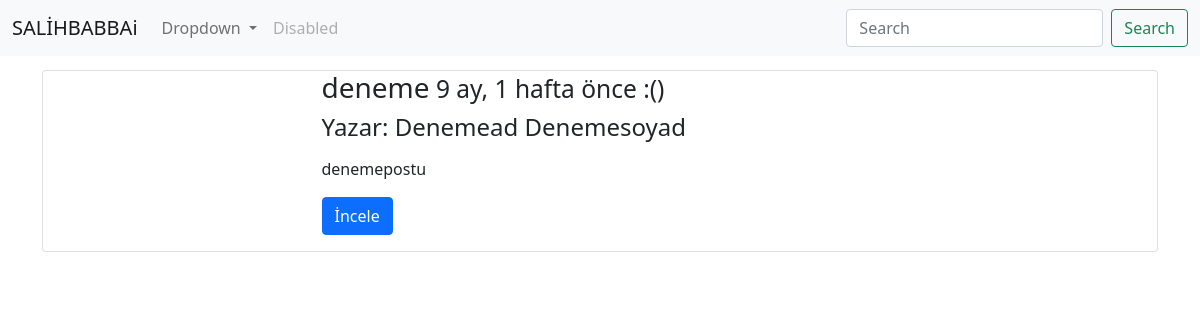
The page /post/deneme/ on the database its author committed.
### post/models.py (models this page shows, shortened)
class Post(models.Model):
    user=models.ForeignKey('auth.User',verbose_name='Yazar',related_name='posts')
    title=models.CharField(max_length=120,verbose_name="Başlık")
    content=RichTextField(verbose_name='içerik')
    publishing_date=models.DateTimeField(verbose_name='Yayınlanma Tarihi',auto_now_add=True)
    image=models.ImageField(null=True, blank=True)
    slug=models.SlugField(unique=True,editable=False,max_length=130)
    def get_absolute_url(self):
       return reverse('post:detail',kwargs={'slug':self.slug})
    class Meta:
        ordering=['-publishing_date','id']

### post/views.py (the view)
# urls.py: url(r'^(?P<slug>[\w-]+)/$', post_detail, name='detail'),
def post_detail(request,slug):
    post=get_object_or_404(Post,slug=slug)
    context={
        'post':post,
    }
    return render(request,'post/detail.html',context)

### templates/post/detail.html (shortened to what this page needs)
{% extends 'base.html'%}
{%block body%}
        <div class="container">
        <div class="card">
          <div class="col-md-6 offset-md-3">
            <div class="thumbnail">
              <div class="caption">
                <h3>{{post.title}}<small> {{post.publishing_date|timesince}} önce :() </small></h3>
                <h4>Yazar: {{post.user.get_full_name}}</h4>
                <p>{{post.content|safe|linebreaks}}</p>
                <p><a href="{{post.get_absolute_url}}" class="btn btn-primary" role="button">İncele</a>
                </p>
              </div>
            </div>
          </div>
        </div>
        </div>
{%endblock%}

### static/css/style.css (style rules this page uses)
body { padding-top:70px; }

### rows shown on the page
Post: title "deneme", publishing_date "9 ay, 1 hafta", user.get_full_name "Denemead Denemesoyad", content "denemepostu"
